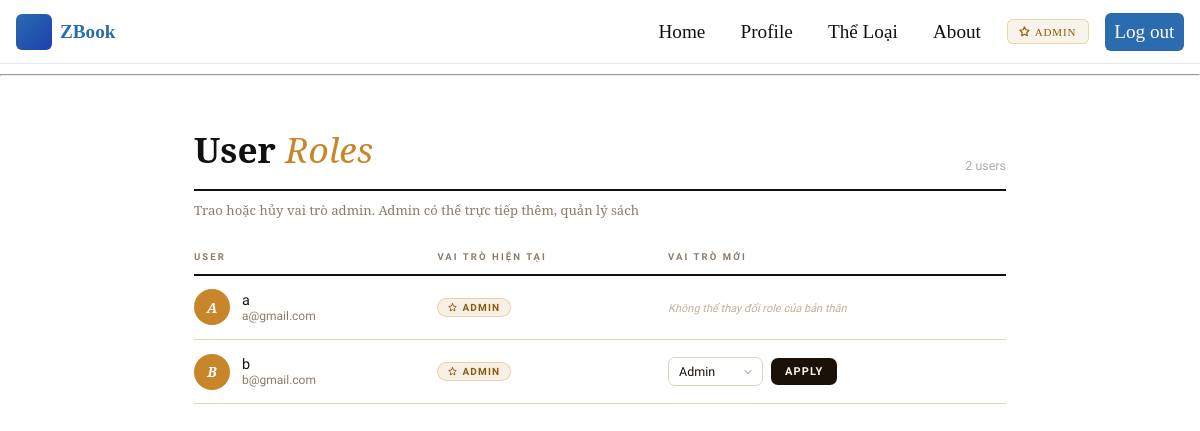
Before: /admin/users (signed in) with the older database file.
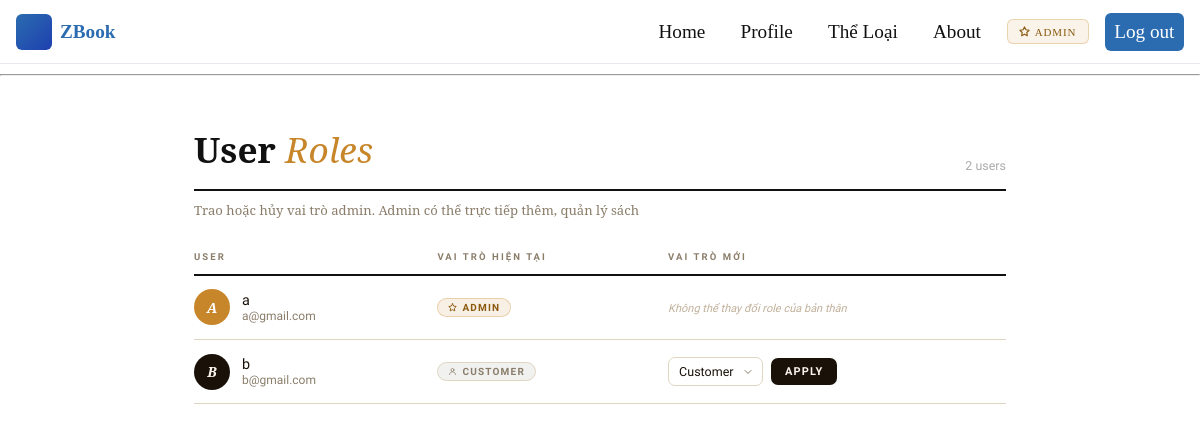
After: the same page with the newer database file.
### app/models.py (models this page shows, shortened)
class User(UserMixin, db.Model):
    id: so.Mapped[int] = so.mapped_column(primary_key=True)
    username: so.Mapped[str] = so.mapped_column(sa.String(64), index=True, unique=True)
    email: so.Mapped[str] = so.mapped_column(sa.String(120), index=True, unique=True)
    password_hash: so.Mapped[Optional[str]] = so.mapped_column(sa.String(256))
    role: so.Mapped[str] = so.mapped_column(sa.String(16), nullable=False, default='customer')
    books: so.WriteOnlyMapped['Book'] = so.relationship(back_populates='added_by_user')  # FIXED
    reviews: so.WriteOnlyMapped['Review'] = so.relationship(back_populates='author')
    @property
    def is_admin(self):
        return self.role == 'admin'
    @property
    def is_customer(self):
        return self.role == 'customer'

### app/routes.py (the view)
@app.route('/admin/users')
@admin_required
def admin_users():
    users = db.session.scalars(sa.select(User).order_by(User.username)).all()
    return render_template('admin_users.html', title='Manage Users', users=users)

### app/models.py (called while the page is built)
@login.user_loader
def load_user(id):
    return db.session.get(User, int(id))

### app/routes.py (called while the page is built)
def admin_required(f):
    @wraps(f)
    def decorated(*args, **kwargs):
        if not current_user.is_authenticated:
            return redirect(url_for('login'))
        if not current_user.is_admin:
            abort(403)
        return f(*args, **kwargs)
    return decorated

### app/templates/admin_users.html (shortened to what this page needs)
{% extends "base.html" %}
{% block content %}
<div class="admin-wrap">
  <div class="admin-header">
    <h1>User <em>Roles</em></h1>
    <span style="font-family: var(--sans); font-size:0.78rem; color:#aaa;">
      {{ users|length }} user{{ 's' if users|length != 1 else '' }}
    </span>
  </div>
  <p class="admin-subtitle">Trao hoặc hủy vai trò admin. Admin có thể trực tiếp thêm, quản lý sách</p>
  {% if users %}
  <table class="users-table">
    <thead>
      <tr>
        <th>User</th>
        <th>Vai trò hiện tại</th>
        <th>Vai trò mới</th>
      </tr>
    </thead>
    <tbody>
      {% for user in users %}
      <tr>
        <td>
          <div class="user-cell">
            <div class="avatar {% if user.is_admin %}admin-av{% endif %}">
              {{ user.username[0].upper() }}
            </div>
            <div>
              <div class="user-name">{{ user.username }}</div>
              <div class="user-email">{{ user.email }}</div>
            </div>
          </div>
        </td>
        <td>
          {% if user.is_admin %}
            <span class="role-badge role-admin">
              <svg width="9" height="9" viewBox="0 0 24 24" fill="none" stroke="currentColor" stroke-width="2.5" stroke-linecap="round" stroke-linejoin="round"><path d="M12 2l3.09 6.26L22 9.27l-5 4.87 1.18 6.88L12 17.77l-6.18 3.25L7 14.14 2 9.27l6.91-1.01L12 2z"/></svg>
              Admin
            </span>
          {% else %}
            <span class="role-badge role-customer">
              <svg width="9" height="9" viewBox="0 0 24 24" fill="none" stroke="currentColor" stroke-width="2" stroke-linecap="round" stroke-linejoin="round"><circle cx="12" cy="8" r="4"/><path d="M4 20c0-3.866 3.582-7 8-7s8 3.134 8 7"/></svg>
              Customer
            </span>
          {% endif %}
        </td>
        <td>
          {% if user.id == current_user.id %}
            <span class="self-note">Không thể thay đổi role của bản thân</span>
          {% else %}
            <form class="role-form" action="{{ url_for('admin_set_role', user_id=user.id) }}" method="post">
              <select class="role-select" name="role" aria-label="Select role for {{ user.username }}">
                <option value="customer" {% if user.is_customer %}selected{% endif %}>Customer</option>
                <option value="admin"    {% if user.is_admin    %}selected{% endif %}>Admin</option>
              </select>
              <button type="submit" class="btn-apply">
                <span>Apply</span>
              </button>
            </form>
          {% endif %}
        </td>
      </tr>
      {% endfor %}
    </tbody>
  </table>
  {% else %}
    <div class="empty-state">No users registered yet.</div>
  {% endif %}
</div>
{% endblock %}

### app/templates/base.html (shortened to what this page needs)
<!doctype html>
<html lang="en">
	<head>
	</head>
	<body>
		<header class="navbar" role="banner">
			<a href="/index" class="brand" aria-label="Book Reviews home">
				<span class="logo" aria-hidden="true"></span>
				<span>ZBook</span>
			</a>
			<nav role="navigation" aria-label="Primary" class="">
				<div id="primary-navigation" class="nav-links">
					<a href="{{ url_for('index') }}" class="nav_but">Home</a>
					<a href="{{ url_for('user', username = current_user.username) }}" class="nav_but">Profile</a>
					<div class="dropdown">
						<a href="#categories" class="dropdown-toggle" role="button" aria-haspopup="true" aria-expanded="false">Thể Loại</a>
					</div>
					<a href="{{url_for('about')}}" class="nav_but">About</a>
					{% if current_user.is_authenticated and current_user.is_admin %}
					<a href="{{ url_for('admin_users') }}" class="nav-admin">
						<svg width="11" height="11" viewBox="0 0 24 24" fill="none" stroke="currentColor" stroke-width="2.5" stroke-linecap="round" stroke-linejoin="round"><path d="M12 2l3.09 6.26L22 9.27l-5 4.87 1.18 6.88L12 17.77l-6.18 3.25L7 14.14 2 9.27l6.91-1.01L12 2z"/></svg>
						Admin
					</a>
					{% endif %}
					{% if current_user.is_anonymous %}
					<a href="{{ url_for('login') }}" class="cta" style="color:white;">Log in</a>
					{% else %}
					<a href="{{ url_for('logout') }}" class="cta" style="color:white;">Log out</a>
					{% endif %}
				</div>
			</nav>
		</header>
		<hr>
		<main>
			{% block content %}{% endblock %}
		</main>
	</body>
</html>

### app/templates/base.html (style rules this page uses)
:root { --bg:#ffffff; --accent:#2b6cb0; --muted:#6b7280; --nav-height:64px; }
* { box-sizing:border-box }
body { margin:0;font-family:'Times New Roman', Times, serif;color:#111;background:var(--bg); font-size: 1.2rem; }
.navbar { display:flex;align-items:center;justify-content:space-between;height:var(--nav-height);padding:0 1rem;border-bottom:1px solid #e6e9ee }
.brand { display:flex;align-items:center;gap:0.5rem;font-weight:700;color:var(--accent);text-decoration:none }
.brand .logo { width:36px;height:36px;border-radius:6px;background:linear-gradient(135deg,var(--accent),#1e40af);display:inline-block }
.nav-links { display:flex;gap:1rem;align-items:center }
.nav-links a { color:#111;text-decoration:none;padding:0.5rem 0.6rem;border-radius:6px;font-weight:500 }
.cta { background:var(--accent);color:#fff;padding:0.45rem 0.75rem;border-radius:6px }
.dropdown { position:relative }
.dropdown-toggle { color:#111;text-decoration:none;padding:0.5rem 0.6rem;border-radius:6px;font-weight:500;display:inline-block }
.nav-admin { font-size: 11px; font-weight: 600; letter-spacing: 0.08em; text-transform: uppercase; color: #8a5a10 !important; background: rgba(200,134,42,0.10); border: 1px solid rgba(200,134,42,0.3); border-radius: 6px; padding: 0.35rem 0.7rem !important; display: inline-flex; align-items: center; gap: 5px; transition: background 0.2s, border-color 0.2s; }
main { padding:0 }
h1 { margin:0 0 0.5rem 0 }

Changed rows visible on the page:
changed User "b@gmail.com": role "Admin" → "Customer"; role "ADMIN" → "CUSTOMER"
